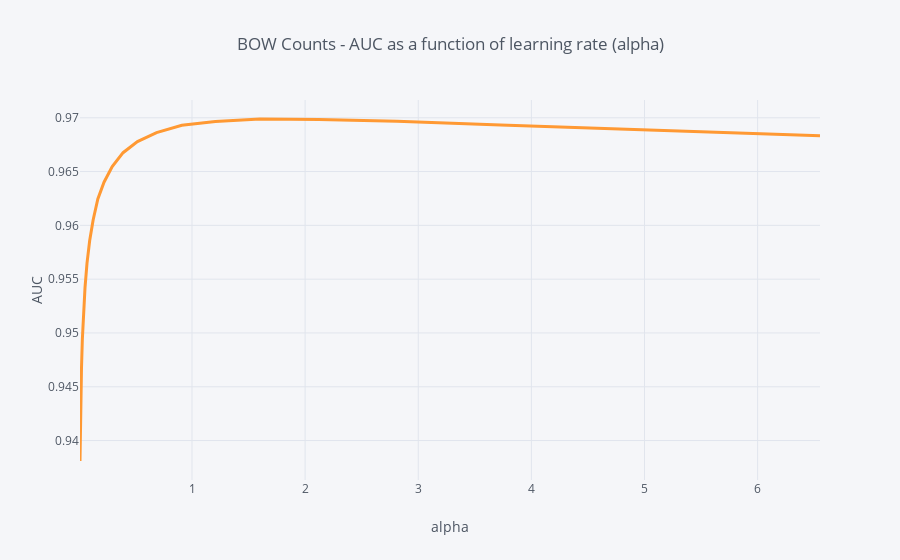

Here is the notebook cell this chart was saved with:
### Code cell
cv_results = DataFrame(auc_by_alpha, columns = ['alpha', 'AUC'])
cv_results.query('alpha < 8').set_index('alpha').AUC.iplot(title = 'BOW Counts - AUC as a function of learning rate (alpha)', xTitle = 'alpha', yTitle = 'AUC', width = 3, hline=(0,0))

### Figure 1 — Plotly figure (JSON) as saved in the notebook; plotly's stock layout.template omitted (floating-point values rounded to 4 significant figures)
{"data": [{"line": {"color": "rgba(255, 153, 51, 1.0)", "dash": "solid", "shape": "linear", "width": 3}, "mode": "lines", "name": "AUC", "text": "", "type": "scatter", "x": [0.01, 0.01326, 0.01758, 0.0233, 0.03089, 0.04095, 0.05429, 0.07197, 0.09541, 0.1265, 0.1677, 0.2223, 0.2947, 0.3907, 0.5179, 0.6866, 0.9103, 1.207, 1.6, 2.121, 2.812, 3.728, 4.942, 6.551], "y": [0.9381, 0.9412, 0.944, 0.9468, 0.9494, 0.9519, 0.9542, 0.9565, 0.9586, 0.9605, 0.9625, 0.964, 0.9655, 0.9668, 0.9678, 0.9686, 0.9693, 0.9696, 0.9699, 0.9699, 0.9697, 0.9693, 0.9689, 0.9683]}], "layout": {"autosize": true, "legend": {"bgcolor": "#F5F6F9", "font": {"color": "#4D5663"}}, "paper_bgcolor": "#F5F6F9", "plot_bgcolor": "#F5F6F9", "shapes": [{"line": {"color": "#db4052", "dash": "solid", "width": 1}, "type": "line", "x0": 0, "x1": 1, "xref": "paper", "y0": [0, 0], "y1": [0, 0], "yref": "y"}], "title": {"font": {"color": "#4D5663"}, "text": "BOW Counts - AUC as a function of learning rate (alpha)"}, "xaxis": {"autorange": true, "gridcolor": "#E1E5ED", "range": [0.01, 6.551], "showgrid": true, "tickfont": {"color": "#4D5663"}, "title": {"font": {"color": "#4D5663"}, "text": "alpha"}, "type": "linear", "zerolinecolor": "#E1E5ED"}, "yaxis": {"autorange": true, "gridcolor": "#E1E5ED", "range": [0.9363, 0.9717], "showgrid": true, "tickfont": {"color": "#4D5663"}, "title": {"font": {"color": "#4D5663"}, "text": "AUC"}, "type": "linear", "zerolinecolor": "#E1E5ED"}}}
